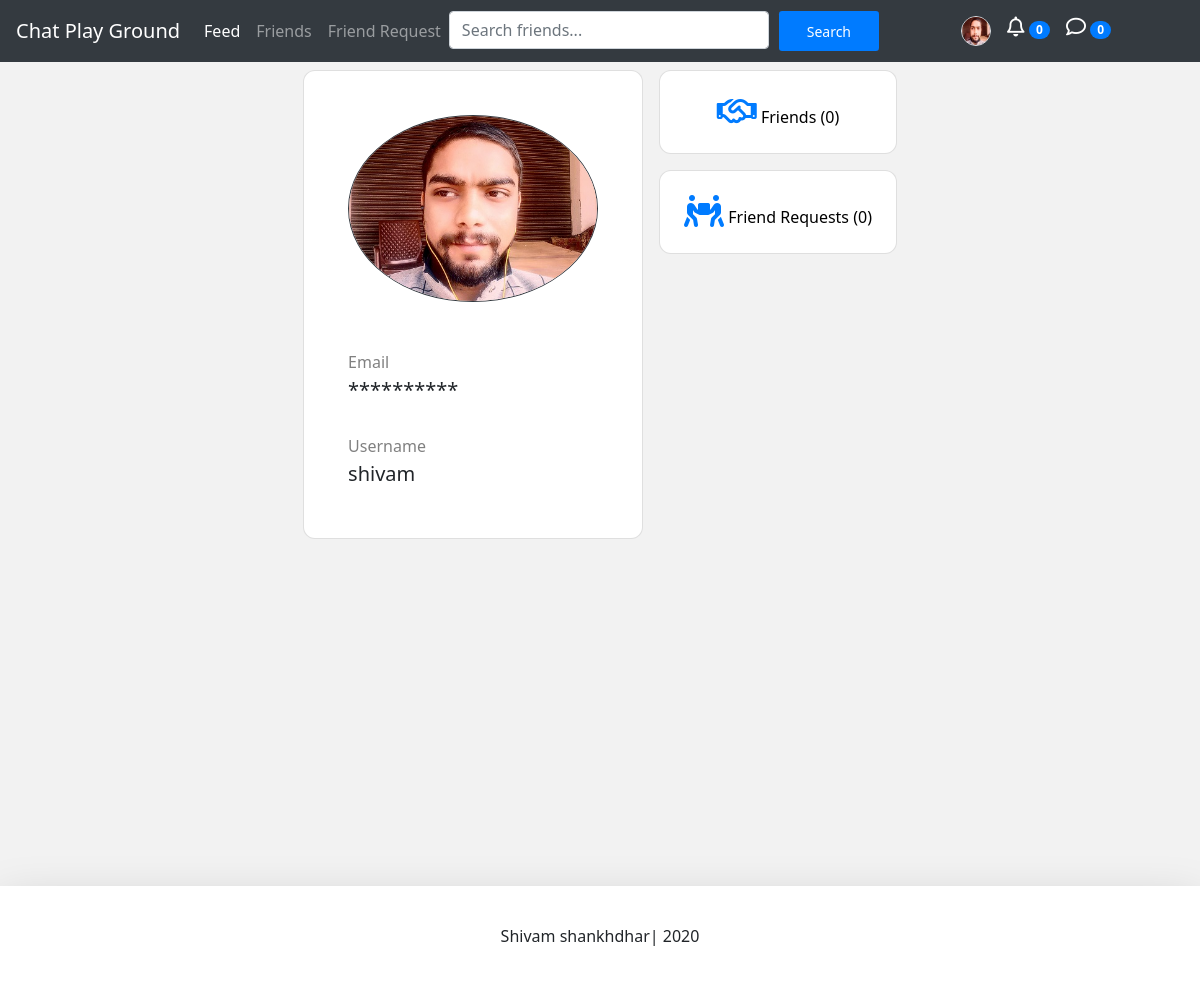
Page /accounts/2/ (signed in) on the committed database.
### accounts/models.py (models this page shows, shortened)
class Account(AbstractBaseUser):
    email           = models.EmailField(verbose_name = 'email', max_length=60, unique=True )
    username        = models.CharField(max_length=30, unique=True)
    date_joined     = models.DateTimeField(verbose_name="date joined", auto_now_add=True)
    last_login      = models.DateTimeField(verbose_name="last login", auto_now = True)
    is_admin        = models.BooleanField(default=False)
    is_active       = models.BooleanField(default=True)
    is_staff        = models.BooleanField(default=False)
    is_superuser    = models.BooleanField(default=False)
    profile_image   = models.ImageField(max_length = 255, upload_to = get_profile_image_filepath, null = True, blank = True, default = get_default_profile_image)
    hide_email      = models.BooleanField(default=True)
    objects = MyAccountManager()
    USERNAME_FIELD = 'email'         #django uses username for login but i change this with email for login
    REQUIRED_FIELDS = ['username']

### accounts/views.py (the view)
# urls.py: path('<user_id>/', account_view, name='view'),
def account_view(request, *args, **kwargs):
    context = {}
    template_name = 'accounts/account.html'
    user_id = kwargs.get("user_id")
    try:
        account = Account.objects.get(pk = user_id)
    except Account.DoesNotExist:
        return HttpResponse("that user doesn't exist.")
    if account:
        context['id'] = account.id
        context['username'] = account.username
        context['email'] = account.email
        context['profile_image'] = account.profile_image.url
        context['hide_email'] = account.hide_email
        is_self = True
        is_friend = False
        user = request.user
        if user.is_authenticated and user != account:
            is_self = False
        elif not user.is_authenticated:
            is_self = False
        context["is_self"] = is_self
        context['is_friend'] = is_friend
        context['BASE_URL'] = settings.BASE_URL
        return render(request, template_name, context)

### accounts/templates/accounts/account.html (shortened to what this page needs)
{% extends 'base.html' %}
{% load static %}
{% block content %}
<div class="container-fluid">
	<div class="d-flex flex-row justify-content-center flex-wrap align-items-start">
		<div class="card profile-card m-2">
		  <div class="card-body">
		  	<div class="d-flex flex-column justify-content-center p-4">
		  		<div class="image-container mx-auto mb-4">
		  			<img class="d-block border border-dark rounded-circle img-fluid mx-auto profile-image" alt="Profile Pic" id="id_profile_image" src="{{profile_image}}">
		  		</div>
		  		<p class="mt-4 mb-1 field-heading">Email</p>
		  		{%  if is_self %}
		  			<h5>{{email}}</h5>
		  		{% else %}
		  			{% if hide_email %}
			  			<h5>**********</h5>
			  		{% else %}
			  			<h5>{{email}}</h5>
			  		{% endif %}
			  	{% endif %}
		  		<p class="mt-4 mb-1 field-heading">Username</p>
		  		<h5>{{username}}</h5>
		  	</div>
		  </div>
		</div>
		{% if request.user.is_authenticated %}
		<div class="d-flex flex-column mb-4">
			<div class="card m-2 px-4 pb-4">
		  		<div class="d-flex flex-column pt-4">
					<a href="#">
						<div class="d-flex flex-row align-items-center justify-content-center icon-container">
							 <span class="friend-text"><i class="far fa-handshake  fa-2x text-primary"></i>  Friends (0)</span>
						</div>
					</a>
				</div>
			</div>
			<div class="card m-2 px-4 pb-4">
		  		<div class="d-flex flex-column pt-4">
					<a href="#">
						<div class="d-flex flex-row align-items-center justify-content-center icon-container">
							<span class="friend-text"><i class="fas fa-people-carry fa-2x text-primary"></i> Friend Requests (0)</span>
						</div>
					</a>
				</div>
			</div>
		</div>
		{% endif %}
	</div>
</div>
{% endblock content %}

### templates/base.html (shortened to what this page needs)
{% load static %}
<!DOCTYPE html>
<html lang="en">
<head>
      <link rel="stylesheet" href="https://stackpath.bootstrapcdn.com/bootstrap/4.3.1/css/bootstrap.min.css">
      <link rel="stylesheet" href="{% static 'cropperjs/dist/cropper.min.css' %}">
</head>
<body>
    {% include 'snippets/header.html' %}
<div class="main">
    {% block content %}
    {% endblock content %}
</div>
{% include 'snippets/footer.html' %}
</body>
</html>

### templates/snippets/header.html (shortened to what this page needs)
{% load static %}
    <nav class="navbar navbar-expand-lg navbar-dark bg-dark">
        <a class="navbar-brand" href="#">Chat Play Ground </a>
        <div class="collapse navbar-collapse" id="navbarNav">
          <ul class="navbar-nav  col col-9">
            {% if user.is_authenticated %}
            <li class="nav-item active">
              <a class="nav-link" href="#"> Feed <span class="sr-only">(current)</span></a>
            </li>
            <li class="nav-item">
              <a class="nav-link" href="#">Friends</a>
            </li>
            <li class="nav-item">
              <a class="nav-link" href="#">Friend Request</a>
            </li>
            {% endif  %}
            <form class="d-flex lg-ml-3" onsubmit= "return executeQuery();">
                <input class="form-control " name="friend_search" type="search" placeholder="Search friends..." aria-label="Search" style="width: 20rem; outline: none;" id="id_q_small">
                <button class="btn btn-primary btn-sm" type="submit" style="margin-left: 10px;width: 100px;border:none">Search</button>
              </form>
          </ul>
          <ul class="navbar-nav ml-3 col-3 justify-content end row">
              {% if user.is_authenticated %}
              <li class="nav-item dropdown" >
                <a class="nav-link dropdown-toggle active" href="#" id="navbarDropdown" role="button" data-toggle="dropdown" aria-haspopup="true" aria-expanded="false">
                   <img src="{{request.user.profile_image.url }}"  class="border rounded-circle" width ="30" height= "30"  alt="">
                </a>
              </li>
              <li class="nav-item">
                <a href="#" class=" nav-link active">
                    <i class="far fa-bell font-size"></i>  <span class="badge badge-primary badge-pill">0</span>
                </a>
            </li>
            <li class="nav-item">
                <a href="#" class=" nav-link active">
                    <i class="far fa-comment font-size"></i>  <span class="badge badge-primary badge-pill">0</span>
                </a>
            </li>
              {% endif %}
          </ul>
        </div>
      </nav>

### templates/snippets/footer.html (shortened to what this page needs)
<div class="d-flex flex-row align-items-center footer bg-white shadow-lg mt-4">
	<p class="m-auto">Shivam shankhdhar| 2020</p>
</div>

### templates/snippets/base_css.html (style rules this page uses)
:root { --main-background-color:#f2f2f2; --dark-background-color:#a2a2a2; --secondary-text-color:#808080; --light-primary-text-color:#0080ff; }
body { background-color: var(--main-background-color); font-family: 'Segoe UI'; font-weight: 380; }
.main { min-height: 100vh; height: 100%; }
.footer { font-family: 'Segoe UI'; font-weight: 380; }

### templates/snippets/header.html (style rules this page uses)
.font-size { font-size:20px; }

### accounts/templates/accounts/account.html (style rules this page uses)
.image-container { max-width: 250px; height: auto; }
.field-heading { color: var(--secondary-text-color); }
.friend-text { font-weight: 500; color: black; }
.dropdown-toggle::after { content: none; }
.card { border-radius: 12px; }

### templates/snippets/footer.html (style rules this page uses)
.footer { min-height: 100px; }

### rows in the picture
Account: user.profile_image (picture)
Account: username "shivam"
